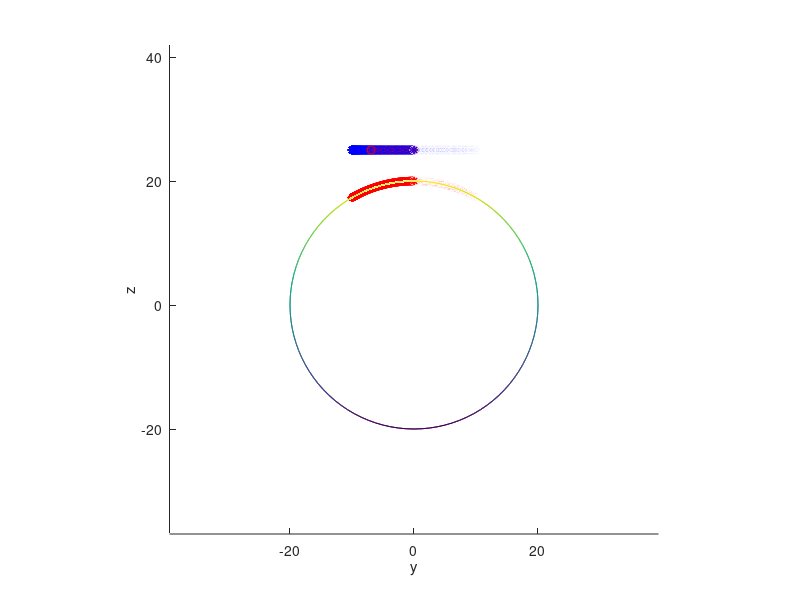

The MATLAB script that drew this image:
clear all;
clc;
axis equal;
hold on;
format short;

xlabel('x');
ylabel('y');
zlabel('z');
view(90,0);

rotate_x = @(theta)[
                    1 , 0           , 0          , 0;
                    0 , cos(theta)  , sin(theta) , 0;
                    0 , -sin(theta) , cos(theta) , 0;
                    0 , 0           , 0          , 1;
                    ];

rotate_y = @(theta)[
                    cos(theta)  , 0 , sin(theta) , 0;
                    0           , 1 , 0          , 0;
                    -sin(theta) , 0 , cos(theta) , 0;
                    0           , 0 , 0          , 1;
                   ];

rotate_z = @(theta)[
                    cos(theta)  , sin(theta) , 0 , 0;
                    -sin(theta) , cos(theta) , 0 , 0;
                    0           , 0          , 1 , 0;
                    0           , 0          , 0 , 1;
                   ];

parallel = @(x,y,z) [
                        1, 0, 0, x;
                        0, 1, 0, y;
                        0, 0, 1, z;
                        0, 0, 0, 1;
                    ];
pipe_length = 100;
pipe_raidus = 20;

unit_arc_length = 0.1;

arc_guide_line_radius = pipe_raidus / 4;
arc_guide_line_radians_length = 5;

%laser working point is half pipe x length
laser_working_point_x = pipe_length / 2;
laser_offset_center_distance = 0;
laser_up_lift_distance = 5;
laser_circle_raduis = pipe_raidus / 2;

unit_circle_center_angle = unit_arc_length / (pi/180 * pipe_raidus);
unit_arc_rad = unit_circle_center_angle * pi / 180;

theta = 0 : unit_arc_rad : 2 * pi;
[col,row] = size(theta);
% pipe_rotate_x_angle = 0;
% pipe_rotate_y_angle = 0;
% pipe_rotate_z_angle = 0;

[cylinder_x, cylinder_y, cylinder_z] = cylinder(pipe_raidus, 100);
cylinder_z = cylinder_z * pipe_length;
pipe_x = cylinder_z;
pipe_y = cylinder_x;
pipe_z = cylinder_y;

%draw pipe
mesh(pipe_x, pipe_y, pipe_z);
%laser working point is half pipe x length
% laser_working_point_x = pipe_length / 2;
% laser_offset_center_distance = 0;
% laser_up_lift_distance = 5;
% laser_circle_raduis = pipe_raidus;

laser_pos_x = laser_working_point_x;
laser_pos_y = laser_offset_center_distance;
laser_pos_z = pipe_raidus + laser_up_lift_distance;

%draw laser trail
laser_trail_x = laser_pos_x + laser_circle_raduis * cos(theta);
laser_trail_y = laser_pos_y + laser_circle_raduis * sin(theta);
laser_trail_z = laser_pos_z * ones(1, row);

laser_trail = [laser_trail_x',laser_trail_y',laser_trail_z';];
plot3(laser_trail_x, laser_trail_y, laser_trail_z, 'b*');

%draw cilcle trail
cut_trail_x = laser_trail_x;
cut_trail_y = laser_trail_y;
cut_trail_z = sqrt(pipe_raidus^2 - cut_trail_y.^2);

cut_trail = [cut_trail_x',cut_trail_y',cut_trail_z'];

angle_cut_y = acos(cut_trail_y ./ pipe_raidus);
angle_cut_y = rad2deg(angle_cut_y);
angle_cut_trail = [cut_trail_x',angle_cut_y',cut_trail_z'];
need_penetrate = false;
for i = 1 : row
    if (abs( cut_trail_y(1, i)) > pipe_raidus)
        need_penetrate = true;
        continue;
    end
    if (cut_trail_x(1,i) < 0 || cut_trail_x(1,i) > pipe_length)
        continue;
    end
    plot3(cut_trail_x(1,i), cut_trail_y(1,i), cut_trail_z(1,i), 'r*');
end

if (need_penetrate)
    for i = 1 : row
        if (abs( cut_trail_y(1, i)) > pipe_raidus)
            continue;
        end
        if (cut_trail_x(1,i) < 0 || cut_trail_x(1,i) > pipe_length)
            continue;
        end
        plot3(cut_trail_x(1,i), cut_trail_y(1,i), - cut_trail_z(1,i), 'y*');
    end
end

% arc_guide_line_radians = arc_guide_line_radians_length / arc_guide_line_radius;
% arc_guide_line_circle_center_x = laser_pos_x + laser_circle_raduis - arc_guide_line_radius;
% arc_guide_line_circle_center_y = laser_pos_y;
% arc_guide_line_circle_center_z = laser_pos_z;
%judge guide line in/out circle
is_arc_guide_line_out_circle = true;
%add arc in guide line 
% arc_guide_line_in_theta = arc_guide_line_radians : -unit_arc_rad : 0;
% [arc_guide_line_in_col, arc_guide_line_in_row] = size(arc_guide_line_in_theta);
% arc_trail_in_x = arc_guide_line_circle_center_x + arc_guide_line_radius * cos(arc_guide_line_in_theta);
% arc_trail_in_y = arc_guide_line_circle_center_y + arc_guide_line_radius * sin(arc_guide_line_in_theta);
% arc_trail_in_z = arc_guide_line_circle_center_z * ones(1, arc_guide_line_in_row);
% if (is_arc_guide_line_out_circle)
%     parallel_trail_in_x = arc_trail_in_x - arc_guide_line_circle_center_x;
%     parallel_trail_in_y = arc_trail_in_y - arc_guide_line_circle_center_y;
%     parallel_trail_in_z = arc_trail_in_z - arc_guide_line_circle_center_z;
% 
%     rotate_y_trail_in_x = parallel_trail_in_x * cos(pi) - parallel_trail_in_z * sin(pi);
%     rotate_y_trail_in_y = parallel_trail_in_y;
%     rotate_y_trail_in_z = parallel_trail_in_x * sin(pi) + parallel_trail_in_z * cos(pi);
% 
%     arc_trail_in_x = rotate_y_trail_in_x + arc_guide_line_circle_center_x + 2 * arc_guide_line_radius;
%     arc_trail_in_y = rotate_y_trail_in_y + arc_guide_line_circle_center_y;
%     arc_trail_in_z = rotate_y_trail_in_z + arc_guide_line_circle_center_z;
% end
% plot3(arc_trail_in_x, arc_trail_in_y, arc_trail_in_z, 'co');
% arc_trail_in = [arc_trail_in_x',arc_trail_in_y',arc_trail_in_z'];
%add arc out guide line
% arc_guide_line_out_theta = 2 * pi : -unit_arc_rad : 2 * pi - arc_guide_line_radians;
% [arc_guide_line_out_col, arc_guide_line_out_row] = size(arc_guide_line_out_theta);
% arc_trail_out_x = arc_guide_line_circle_center_x + arc_guide_line_radius * cos(arc_guide_line_out_theta);
% arc_trail_out_y = arc_guide_line_circle_center_y + arc_guide_line_radius * sin(arc_guide_line_out_theta);
% arc_trail_out_z = arc_guide_line_circle_center_z * ones(1, arc_guide_line_out_row);
% if (is_arc_guide_line_out_circle)
%     parallel_trail_out_x = arc_trail_out_x - arc_guide_line_circle_center_x;
%     parallel_trail_out_y = arc_trail_out_y - arc_guide_line_circle_center_y;
%     parallel_trail_out_z = arc_trail_out_z - arc_guide_line_circle_center_z;
% 
%     rotate_y_trail_out_x = parallel_trail_out_x * cos(pi) - parallel_trail_out_z * sin(pi);
%     rotate_y_trail_out_y = parallel_trail_out_y;
%     rotate_y_trail_out_z = parallel_trail_out_x * sin(pi) + parallel_trail_out_z * cos(pi);
% 
%     arc_trail_out_x = rotate_y_trail_out_x + arc_guide_line_circle_center_x + 2 * arc_guide_line_radius;
%     arc_trail_out_y = rotate_y_trail_out_y + arc_guide_line_circle_center_y;
%     arc_trail_out_z = rotate_y_trail_out_z + arc_guide_line_circle_center_z;
% end
% plot3(arc_trail_out_x, arc_trail_out_y, arc_trail_out_z, 'mo');
% 
% arc_trail_out = [arc_trail_out_x',arc_trail_out_y',arc_trail_out_z'];
% draw arc in guide line trail
% cut_arc_guide_line_in_x = arc_trail_in_x;
% cut_arc_guide_line_in_y = arc_trail_in_y;
% cut_arc_guide_line_in_z = sqrt(pipe_raidus^2 - cut_arc_guide_line_in_y.^2);
% plot3(cut_arc_guide_line_in_x, cut_arc_guide_line_in_y, cut_arc_guide_line_in_z, 'r*');
% cut_arc_guide_line_in = [cut_arc_guide_line_in_x',cut_arc_guide_line_in_y',cut_arc_guide_line_in_z'];
% draw arc out guide line trail
% cut_arc_guide_line_out_x = arc_trail_out_x;
% cut_arc_guide_line_out_y = arc_trail_out_y;
% cut_arc_guide_line_out_z = sqrt(pipe_raidus^2 - cut_arc_guide_line_out_y.^2);
% plot3(cut_arc_guide_line_out_x, cut_arc_guide_line_out_y, cut_arc_guide_line_out_z, 'r*');
% cut_arc_guide_line_out = [cut_arc_guide_line_out_x',cut_arc_guide_line_out_y',cut_arc_guide_line_out_z'];

% A = arc_trail_in == cut_arc_guide_line_in;
% B = arc_trail_out == cut_arc_guide_line_out;
% 
% [~, frame_row_count] = size(arc_guide_line_in_theta);
% move_laser_x = 0;
% move_laser_y = 0;
% move_laser_z = laser_pos_z;
% hlaser = plot3(move_laser_x, move_laser_y, move_laser_z, 'ro');
% for i = 1 : frame_row_count
%     move_laser_x = arc_trail_in_x(1, i);
%     angle = acos(arc_trail_in_y(1, i) / pipe_raidus);
%     set(hlaser, 'xdata', move_laser_x, 'ydata', move_laser_y, 'zdata', move_laser_z);
%     drawnow;
%     pause(0.01);
% end
% 
% [~, frame_row_count] = size(theta);
% for i = 1 : frame_row_count
%     move_laser_x = cut_trail_x(1,i);
%     set(hlaser, 'xdata', move_laser_x, 'ydata', move_laser_y, 'zdata', move_laser_z);
%     drawnow;
%     pause(0.01);
% end
% 
% [~, frame_row_count] = size(arc_guide_line_out_theta);
% for i = 1 : frame_row_count
%     move_laser_x = arc_trail_out_x(1,i);
%     set(hlaser, 'xdata', move_laser_x, 'ydata', move_laser_y, 'zdata', move_laser_z);
%     drawnow;
%     pause(0.01);
% end

guide_line_length = 8;
guide_line_degree = 30;
guide_line_x = laser_pos_x + laser_circle_raduis;
guide_line_y = laser_pos_y;
guide_line_z = laser_pos_z;
guide_line_radian = deg2rad(guide_line_degree);

guide_line_xs = guide_line_x + guide_line_length * cos(guide_line_radian - pi / 2);
guide_line_ys = guide_line_y + guide_line_length * sin(guide_line_radian - pi / 2);
guide_line_zs = guide_line_z;

guide_line_xe = guide_line_x;
guide_line_ye = guide_line_y;
guide_line_ze = guide_line_z;

guide_line_unit_line = 0.1;
guide_line_plan_length = 0;
% guide_line_delta = 0 : 0.1 : 1;
% [~, guide_line_col] = size(guide_line_delta);
count = 1;
while guide_line_plan_length <= guide_line_length
    guide_line_delta = guide_line_plan_length / guide_line_length;
    guide_line_fx(1,count) = (1 - guide_line_delta) .* guide_line_xs + guide_line_delta .* guide_line_xe;
    guide_line_fy(1,count) = (1 - guide_line_delta) .* guide_line_ys + guide_line_delta .* guide_line_ye;
    guide_line_fz(1,count) =  guide_line_ze;
    guide_line_plan_length = guide_line_plan_length + guide_line_unit_line;
    count = count + 1;
end
guide_line = [guide_line_fx' guide_line_fy' guide_line_fz'];
guide_line_out = flipud(guide_line);
plot3(guide_line_fx,guide_line_fy,guide_line_fz,'ro');

guide_line_cut_trail_x = guide_line_fx;
guide_line_cut_trail_y = guide_line_fy;
guide_line_cut_trail_z = sqrt(pipe_raidus^2 - guide_line_cut_trail_y.^2);
guide_line_cut_trail = [guide_line_cut_trail_x' guide_line_cut_trail_y' guide_line_cut_trail_z'];
guide_line_cut_out_trail = flipud(guide_line);
plot3(guide_line_cut_trail_x,guide_line_cut_trail_y,guide_line_cut_trail_z,'r','LineWidth',5);
